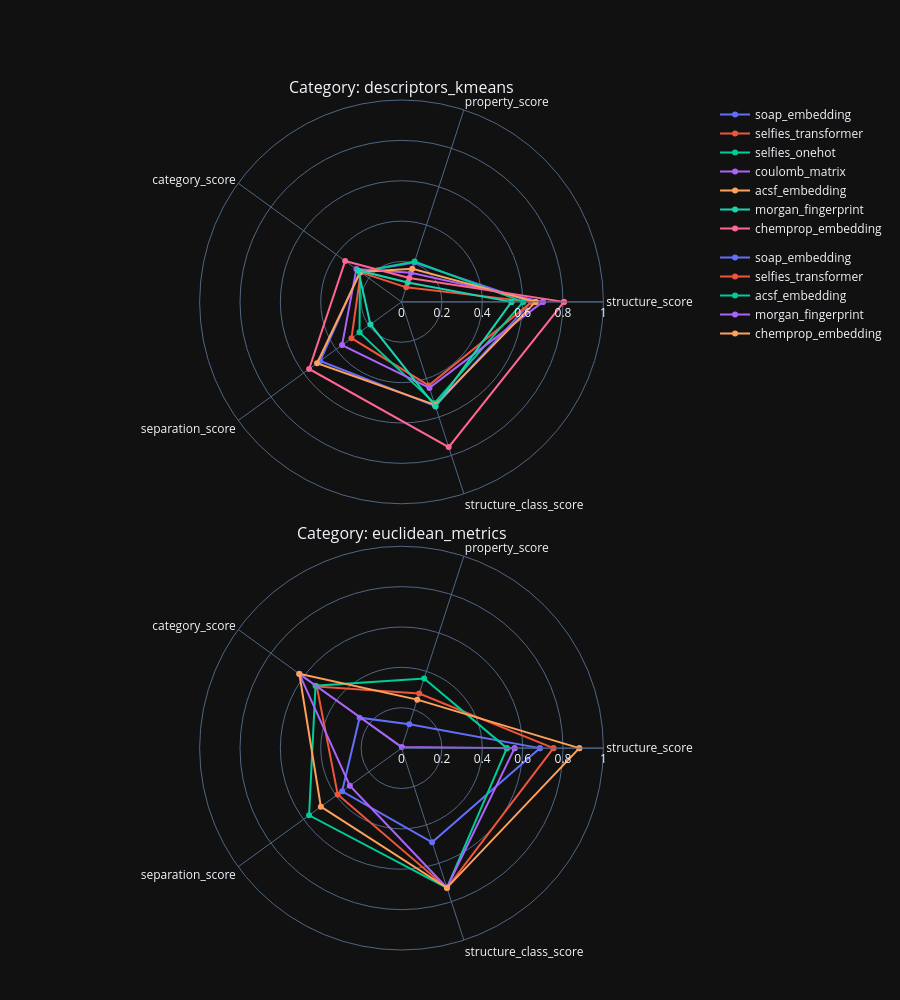

Here is the notebook cell this chart was saved with:
### Code cell
plot_all_categories(report_data, categories=['descriptors_kmeans', 'euclidean_metrics'])

### Figure 1 — Plotly figure (JSON) as saved in the notebook; plotly's stock layout.template omitted (floating-point values rounded to 4 significant figures)
{"data": [{"legendgroup": "descriptors_kmeans", "line": {"color": "#636EFA"}, "name": "soap_embedding", "r": [0.6432, 0.2055, 0.2544, 0.4981, 0.5433, 0.6432], "subplot": "polar", "theta": ["structure_score", "property_score", "category_score", "separation_score", "structure_class_score", "structure_score"], "type": "scatterpolar"}, {"legendgroup": "descriptors_kmeans", "line": {"color": "#EF553B"}, "name": "selfies_transformer", "r": [0.6454, 0.07573, 0.2493, 0.3062, 0.4351, 0.6454], "subplot": "polar", "theta": ["structure_score", "property_score", "category_score", "separation_score", "structure_class_score", "structure_score"], "type": "scatterpolar"}, {"legendgroup": "descriptors_kmeans", "line": {"color": "#00CC96"}, "name": "selfies_onehot", "r": [0.6031, 0.2105, 0.254, 0.257, 0.5276, 0.6031], "subplot": "polar", "theta": ["structure_score", "property_score", "category_score", "separation_score", "structure_class_score", "structure_score"], "type": "scatterpolar"}, {"legendgroup": "descriptors_kmeans", "line": {"color": "#AB63FA"}, "name": "coulomb_matrix", "r": [0.7002, 0.1511, 0.2762, 0.364, 0.4482, 0.7002], "subplot": "polar", "theta": ["structure_score", "property_score", "category_score", "separation_score", "structure_class_score", "structure_score"], "type": "scatterpolar"}, {"legendgroup": "descriptors_kmeans", "line": {"color": "#FFA15A"}, "name": "acsf_embedding", "r": [0.6643, 0.1729, 0.2522, 0.5169, 0.5366, 0.6643], "subplot": "polar", "theta": ["structure_score", "property_score", "category_score", "separation_score", "structure_class_score", "structure_score"], "type": "scatterpolar"}, {"legendgroup": "descriptors_kmeans", "line": {"color": "#19D3AF"}, "name": "morgan_fingerprint", "r": [0.5448, 0.1009, 0.2647, 0.1902, 0.5455, 0.5448], "subplot": "polar", "theta": ["structure_score", "property_score", "category_score", "separation_score", "structure_class_score", "structure_score"], "type": "scatterpolar"}, {"legendgroup": "descriptors_kmeans", "line": {"color": "#FF6692"}, "name": "chemprop_embedding", "r": [0.8048, 0.1248, 0.3449, 0.5655, 0.7564, 0.8048], "subplot": "polar", "theta": ["structure_score", "property_score", "category_score", "separation_score", "structure_class_score", "structure_score"], "type": "scatterpolar"}, {"legendgroup": "euclidean_metrics", "line": {"color": "#636EFA"}, "name": "soap_embedding", "r": [0.6854, 0.1249, 0.2565, 0.3636, 0.4906, 0.6854], "subplot": "polar2", "theta": ["structure_score", "property_score", "category_score", "separation_score", "structure_class_score", "structure_score"], "type": "scatterpolar"}, {"legendgroup": "euclidean_metrics", "line": {"color": "#EF553B"}, "name": "selfies_transformer", "r": [0.7526, 0.2843, 0.5184, 0.3907, 0.7294, 0.7526], "subplot": "polar2", "theta": ["structure_score", "property_score", "category_score", "separation_score", "structure_class_score", "structure_score"], "type": "scatterpolar"}, {"legendgroup": "euclidean_metrics", "line": {"color": "#00CC96"}, "name": "acsf_embedding", "r": [0.5219, 0.363, 0.5266, 0.5658, 0.7278, 0.5219], "subplot": "polar2", "theta": ["structure_score", "property_score", "category_score", "separation_score", "structure_class_score", "structure_score"], "type": "scatterpolar"}, {"legendgroup": "euclidean_metrics", "line": {"color": "#AB63FA"}, "name": "morgan_fingerprint", "r": [0.5603, 0.005398, 0.6261, 0.3163, 0.7274, 0.5603], "subplot": "polar2", "theta": ["structure_score", "property_score", "category_score", "separation_score", "structure_class_score", "structure_score"], "type": "scatterpolar"}, {"legendgroup": "euclidean_metrics", "line": {"color": "#FFA15A"}, "name": "chemprop_embedding", "r": [0.881, 0.2526, 0.6257, 0.4938, 0.7276, 0.881], "subplot": "polar2", "theta": ["structure_score", "property_score", "category_score", "separation_score", "structure_class_score", "structure_score"], "type": "scatterpolar"}], "layout": {"annotations": [{"font": {"size": 16}, "showarrow": false, "text": "Category: descriptors_kmeans", "x": 0.5, "xanchor": "center", "xref": "paper", "y": 1, "yanchor": "bottom", "yref": "paper"}, {"font": {"size": 16}, "showarrow": false, "text": "Category: euclidean_metrics", "x": 0.5, "xanchor": "center", "xref": "paper", "y": 0.475, "yanchor": "bottom", "yref": "paper"}], "height": 1000, "legend": {"groupclick": "toggleitem"}, "margin": {"b": 50, "l": 100, "r": 100, "t": 100}, "polar": {"domain": {"x": [0, 1], "y": [0.525, 1]}, "radialaxis": {"range": [0, 1], "visible": true}}, "polar2": {"domain": {"x": [0, 1], "y": [0, 0.475]}, "radialaxis": {"range": [0, 1], "visible": true}}, "showlegend": true}}
